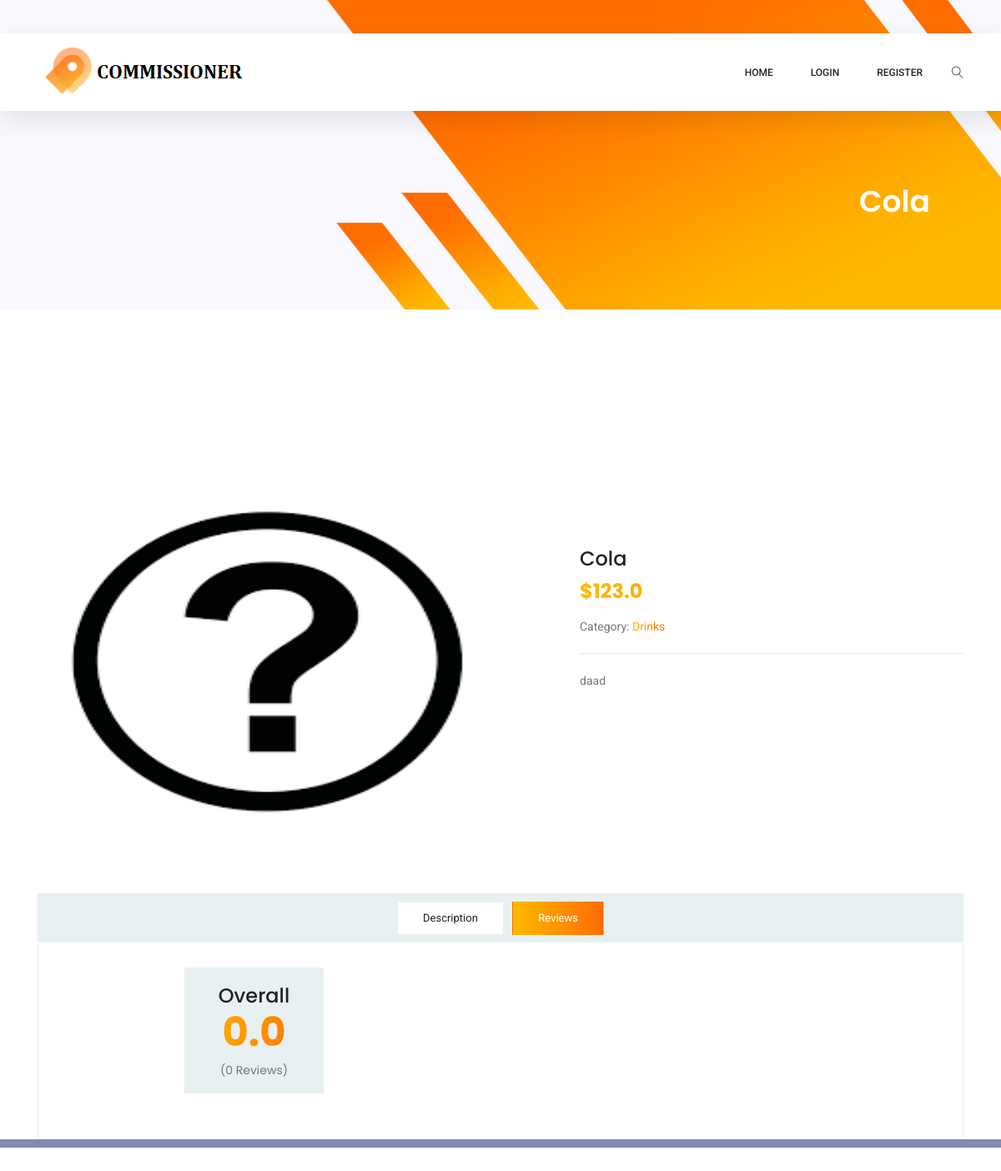
Before: /product/1 with the older database file.
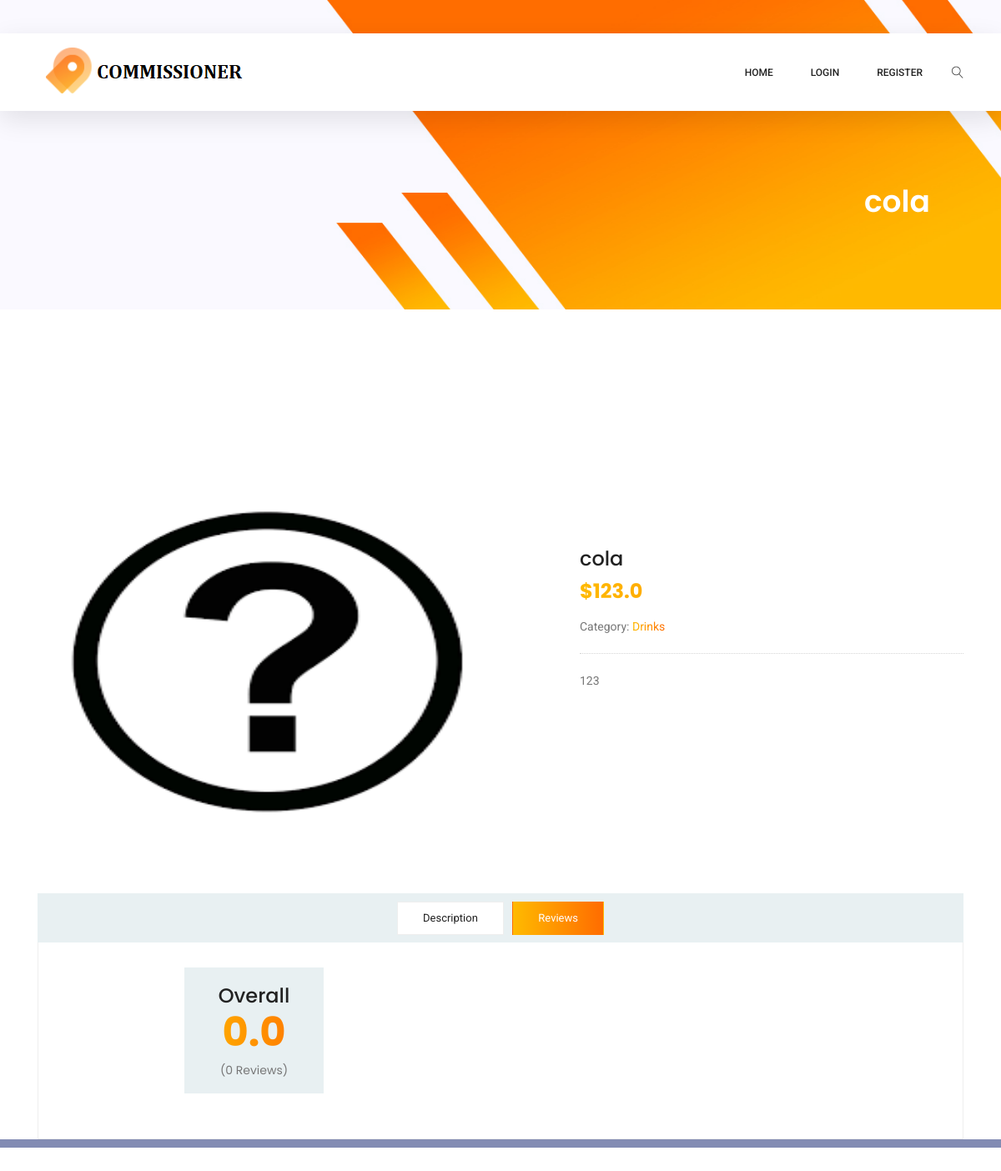
After: the same page with the newer database file.
### models.py (models this page shows)
class Product(db.Model):
    __tablename__ = 'product'
    __searchable__ = ['name']
    id = db.Column(db.Integer, primary_key=True)
    name = db.Column(db.String(50), unique=True, nullable=False)
    short_description = db.Column(db.String(80), unique=False, nullable=False)
    description = db.Column(db.String(800), unique=False, nullable=False)
    price = db.Column(db.Float, unique=False, nullable=False)
    img = db.Column(db.String(50), unique=False, nullable=False)
    rating =  db.Column(db.Float, unique=False, nullable=False)
    rating_count = db.Column(Integer, unique=False, nullable=True, default=0)
    category_id = db.Column(db.Integer, ForeignKey("category.id"))

### app.py (the view, shortened to what this page needs)
@app.route('/product/<int:product_id>')
def product(product_id):
    ratings=Rating.query.filter_by(product_id=product_id).all()
    product=Product.query.filter_by(id=product_id).first()
    category=Category.query.filter_by(id=product.category_id).first()
    total = 0
    for r in ratings:
        total += r.rating
    if product.rating_count != 0:
        product.rating = total / product.rating_count
    product.rating = round(product.rating, 2)
    total = 0
    users = []
    comments = []
    rating = []
    ratings = db.engine.execute(text("select User.username, Rating.rating, Rating.comment from Rating left join User on Rating.user_id = User.id where Rating.product_id = " + str(product_id)))
    for r in ratings:
        rating.append(r[1])
        users.append(r[0])
        comments.append(r[2])
        total += 1
    ratings = Rating.query.all()
    recommended_products = {}
    recommended_products = transformPrefs(recommended_products)
    if product.name not in recommended_products:
        product_list = []
    else:
        recommended_products = topMatches(recommended_products,product.name,4)
        product_list = [Product.query.filter_by(name=product[1]).first() for product in recommended_products]
    return render_template("product_details.html",recommended_products=product_list,product=product,category=category,ratings=rating,users=users,comments=comments,total=total)

### recommendations.py (called while the page is built)
def transformPrefs(prefs):
    result = {}
    for person in prefs:
        for item in prefs[person]:
            result.setdefault(item,{})
            result[item][person] = prefs[person][item]
    return result

### templates/product_details.html (shortened to what this page needs)
{% extends "base.html" %}
{% block content %}
<section class="banner-area organic-breadcrumb">
    <div class="container">
        <div class="breadcrumb-banner d-flex flex-wrap align-items-center justify-content-end">
            <div class="col-first">
                <h1>{{product.name}}</h1>
            </div>
        </div>
    </div>
</section>
<div class="product_image_area">
    <div class="container">
        <div class="row s_product_inner">
            <div class="col-lg-6">
                <img style="width:555px;height:420px" class="img-fluid" src="../{{product.img}}" alt="" onerror=this.src="../static/img/p1.jpg">
            </div>
            <div class="col-lg-5 offset-lg-1">
                <div class="s_product_text">
                    <h3>{{product.name}}</h3>
                    <h2>${{product.price}}</h2>
                    <ul class="list">
                        <li>Category: <a class="active" href="/category/{{category.id}}">{{category.name}}</a></li>
                    </ul>
                    <p>{{product.short_description}}</p>
                </div>
            </div>
        </div>
    </div>
</div>
<section class="product_description_area">
    <div class="container">
        <ul class="nav nav-tabs" id="myTab" role="tablist">
            <li class="nav-item">
                <a class="nav-link" id="home-tab" data-toggle="tab" href="#home" role="tab" aria-controls="home" aria-selected="true">Description</a>
            </li>
            <li class="nav-item">
                <a class="nav-link active" id="review-tab" data-toggle="tab" href="#review" role="tab" aria-controls="review" aria-selected="false">Reviews</a>
            </li>
        </ul>
        <div class="tab-content" id="myTabContent">
            <div class="tab-pane fade show active" id="review" role="tabpanel" aria-labelledby="review-tab">
                <div class="row">
                    <div class="col-lg-6">
                        <div style="margin-left:130px" class="row total_rate">
                            <div class="col-6">
                                <div class="box_total">
                                    <h5>Overall</h5>
                                    <h4>{{product.rating}}</h4>
                                    <h6>({{product.rating_count}} Reviews)</h6>
                                </div>
                            </div>
                        </div>
                        <br>
                    </div>
                </div>
            </div>
        </div>
    </div>
</section>
<div style="margin-top:-120px" class="filter-bar d-flex flex-wrap align-items-center"></div>
<div style="margin-left:310px" class="col-xl-8 col-lg-8 col-md-7">
</div>
{% endblock %}

Changed rows visible on the page:
changed Product: name "Cola" → "cola"; short_description "daad" → "123"
